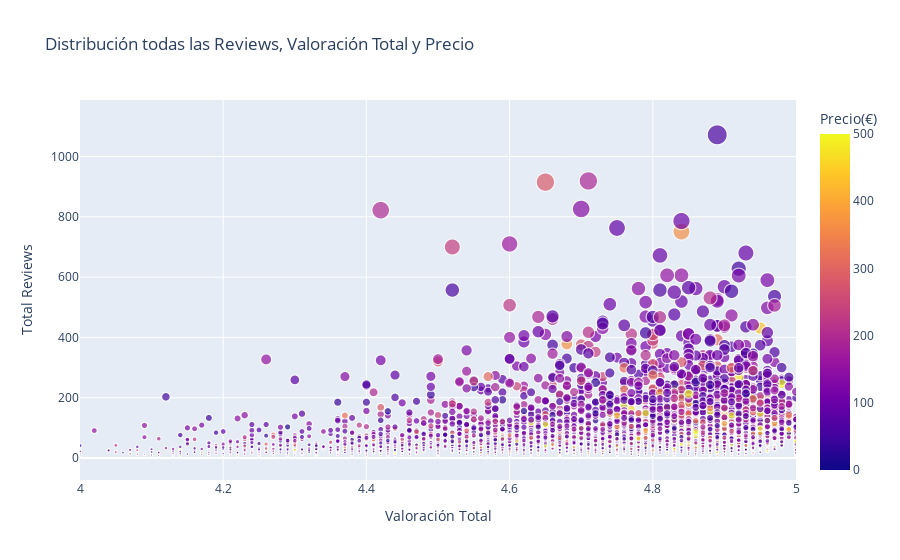

The code cell stored with this chart in its notebook:
### Markdown cell above
### Distribución todas las Valoraciones, Valoracion total y Precio

### Code cell
fig = px.scatter(listing_clean, x='review_scores_rating', y='number_of_reviews', color="price_eur",
                size="number_of_reviews", range_color=[0, 500], range_x=[4, 5],
                title="Distribución todas las Reviews, Valoración Total y Precio",
                labels={"review_scores_rating": "Valoración Total", "number_of_reviews": "Total Reviews", "price_eur": "Precio(€)"},)
fig.show()

### Figure 1 — Plotly figure (JSON) as saved in the notebook; plotly's stock layout.template omitted (floating-point values rounded to 4 significant figures; data arrays with more than 128 entries replaced by an {"elided": "..."} marker saying what was removed)
{"data": [{"hovertemplate": "Valoración Total=%{x}<br>Total Reviews=%{marker.size}<br>Precio(€)=%{marker.color}<extra></extra>", "legendgroup": "", "marker": {"color": {"elided": "14274 float values"}, "coloraxis": "coloraxis", "size": {"elided": "14274 int values"}, "sizemode": "area", "sizeref": 2.68, "symbol": "circle"}, "mode": "markers", "name": "", "showlegend": false, "type": "scattergl", "x": {"elided": "14274 float values"}, "xaxis": "x", "y": {"elided": "14274 int values"}, "yaxis": "y"}], "layout": {"coloraxis": {"cmax": 500, "cmin": 0, "colorbar": {"title": {"text": "Precio(€)"}}, "colorscale": [[0, "#0d0887"], [0.1111, "#46039f"], [0.2222, "#7201a8"], [0.3333, "#9c179e"], [0.4444, "#bd3786"], [0.5556, "#d8576b"], [0.6667, "#ed7953"], [0.7778, "#fb9f3a"], [0.8889, "#fdca26"], [1, "#f0f921"]]}, "legend": {"itemsizing": "constant", "tracegroupgap": 0}, "title": {"text": "Distribución todas las Reviews, Valoración Total y Precio"}, "xaxis": {"anchor": "y", "domain": [0, 1], "range": [4, 5], "title": {"text": "Valoración Total"}}, "yaxis": {"anchor": "x", "domain": [0, 1], "title": {"text": "Total Reviews"}}}}
